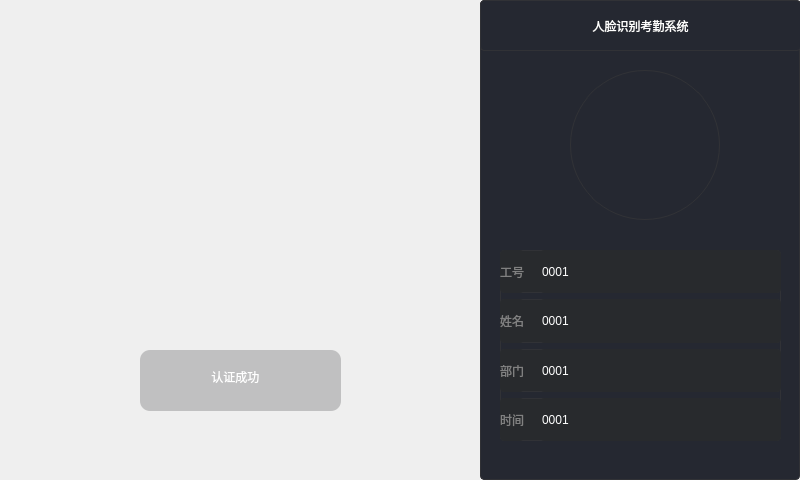
<?xml version="1.0" encoding="UTF-8"?>
<ui version="4.0">
 <class>FaceAttendance</class>
 <widget class="QMainWindow" name="FaceAttendance">
  <property name="geometry">
   <rect>
    <x>0</x>
    <y>0</y>
    <width>800</width>
    <height>480</height>
   </rect>
  </property>
  <property name="windowTitle">
   <string>FaceAttendance</string>
  </property>
  <widget class="QWidget" name="centralwidget">
   <widget class="QWidget" name="videoWidget" native="true">
    <property name="geometry">
     <rect>
      <x>0</x>
      <y>0</y>
      <width>480</width>
      <height>480</height>
     </rect>
    </property>
    <property name="styleSheet">
     <string notr="true"/>
    </property>
    <widget class="QWidget" name="widgetLb" native="true">
     <property name="geometry">
      <rect>
       <x>140</x>
       <y>350</y>
       <width>201</width>
       <height>61</height>
      </rect>
     </property>
     <property name="styleSheet">
      <string notr="true">border-radius:10px;
background-color: rgba(49, 50, 54, 63);</string>
     </property>
     <widget class="QLabel" name="label">
      <property name="geometry">
       <rect>
        <x>31</x>
        <y>16</y>
        <width>31</width>
        <height>21</height>
       </rect>
      </property>
      <property name="minimumSize">
       <size>
        <width>31</width>
        <height>21</height>
       </size>
      </property>
      <property name="maximumSize">
       <size>
        <width>31</width>
        <height>21</height>
       </size>
      </property>
      <property name="styleSheet">
       <string notr="true">border-image: url(:/yes.png);
background-color: rgba(255, 255, 255, 0);</string>
      </property>
      <property name="text">
       <string/>
      </property>
     </widget>
     <widget class="QLabel" name="label_2">
      <property name="geometry">
       <rect>
        <x>68</x>
        <y>11</y>
        <width>103</width>
        <height>31</height>
       </rect>
      </property>
      <property name="styleSheet">
       <string notr="true">background-color: rgba(49, 50, 54, 0);
font: 25 18pt &quot;微软雅黑 Light&quot;;
color: rgb(255, 255, 255);
</string>
      </property>
      <property name="text">
       <string> 认证成功</string>
      </property>
     </widget>
    </widget>
    <widget class="QLabel" name="headpicLb">
     <property name="geometry">
      <rect>
       <x>100</x>
       <y>60</y>
       <width>266</width>
       <height>266</height>
      </rect>
     </property>
     <property name="styleSheet">
      <string notr="true">border-image: url(:/crc.png);</string>
     </property>
     <property name="text">
      <string/>
     </property>
    </widget>
    <widget class="QLabel" name="videoLb">
     <property name="geometry">
      <rect>
       <x>0</x>
       <y>0</y>
       <width>480</width>
       <height>480</height>
      </rect>
     </property>
     <property name="text">
      <string/>
     </property>
    </widget>
    <zorder>videoLb</zorder>
    <zorder>widgetLb</zorder>
    <zorder>headpicLb</zorder>
   </widget>
   <widget class="QWidget" name="widget_3" native="true">
    <property name="geometry">
     <rect>
      <x>480</x>
      <y>0</y>
      <width>320</width>
      <height>480</height>
     </rect>
    </property>
    <property name="styleSheet">
     <string notr="true">QWidget{
	border:1px solid #313236;
	border-radius:4px;
	
	background-color: rgb(37, 40, 49);
}

QWidget#titleLb{
	
	font: 24pt &quot;微软雅黑&quot;;
	color: rgb(255, 255, 255);
}

QWidget#headLb{
	
	border-radius:75px
}</string>
    </property>
    <widget class="QLabel" name="titleLb">
     <property name="geometry">
      <rect>
       <x>0</x>
       <y>0</y>
       <width>321</width>
       <height>51</height>
      </rect>
     </property>
     <property name="text">
      <string>人脸识别考勤系统</string>
     </property>
     <property name="alignment">
      <set>Qt::AlignCenter</set>
     </property>
    </widget>
    <widget class="QLabel" name="headLb">
     <property name="geometry">
      <rect>
       <x>90</x>
       <y>70</y>
       <width>150</width>
       <height>150</height>
      </rect>
     </property>
     <property name="text">
      <string/>
     </property>
    </widget>
    <widget class="QWidget" name="layoutWidget">
     <property name="geometry">
      <rect>
       <x>20</x>
       <y>250</y>
       <width>281</width>
       <height>191</height>
      </rect>
     </property>
     <layout class="QVBoxLayout" name="verticalLayout">
      <item>
       <widget class="QWidget" name="widget_4" native="true">
        <property name="styleSheet">
         <string notr="true">QWidget{
	border:1px solid #313236;
	border-radius:4px;
	
	background-color: rgb(40, 42, 45);
}

QLabel{
	border:none;
	color: rgb(129, 129, 129);
	font: 16pt &quot;微软雅黑&quot;;
}


QLineEdit{
	border:none;
	color: rgb(255, 255, 255);
	font: 16pt &quot;微软雅黑&quot;;
}

</string>
        </property>
        <layout class="QHBoxLayout" name="horizontalLayout">
         <property name="leftMargin">
          <number>0</number>
         </property>
         <property name="topMargin">
          <number>0</number>
         </property>
         <property name="rightMargin">
          <number>0</number>
         </property>
         <property name="bottomMargin">
          <number>0</number>
         </property>
         <item>
          <widget class="QLabel" name="label_7">
           <property name="text">
            <string>工号</string>
           </property>
          </widget>
         </item>
         <item>
          <spacer name="horizontalSpacer">
           <property name="orientation">
            <enum>Qt::Horizontal</enum>
           </property>
           <property name="sizeType">
            <enum>QSizePolicy::Fixed</enum>
           </property>
           <property name="sizeHint" stdset="0">
            <size>
             <width>10</width>
             <height>20</height>
            </size>
           </property>
          </spacer>
         </item>
         <item>
          <widget class="QLineEdit" name="numberEdit">
           <property name="enabled">
            <bool>false</bool>
           </property>
           <property name="sizePolicy">
            <sizepolicy hsizetype="Expanding" vsizetype="Expanding">
             <horstretch>0</horstretch>
             <verstretch>0</verstretch>
            </sizepolicy>
           </property>
           <property name="text">
            <string>0001</string>
           </property>
          </widget>
         </item>
        </layout>
       </widget>
      </item>
      <item>
       <widget class="QWidget" name="widget_5" native="true">
        <property name="styleSheet">
         <string notr="true">QWidget{
	border:1px solid #313236;
	border-radius:4px;
	
	background-color: rgb(40, 42, 45);
}

QLabel{
	border:none;
	color: rgb(129, 129, 129);
	font: 16pt &quot;微软雅黑&quot;;
}


QLineEdit{
	border:none;
	color: rgb(255, 255, 255);
	font: 16pt &quot;微软雅黑&quot;;
}

</string>
        </property>
        <layout class="QHBoxLayout" name="horizontalLayout_2">
         <property name="leftMargin">
          <number>0</number>
         </property>
         <property name="topMargin">
          <number>0</number>
         </property>
         <property name="rightMargin">
          <number>0</number>
         </property>
         <property name="bottomMargin">
          <number>0</number>
         </property>
         <item>
          <widget class="QLabel" name="label_8">
           <property name="text">
            <string>姓名</string>
           </property>
          </widget>
         </item>
         <item>
          <spacer name="horizontalSpacer_2">
           <property name="orientation">
            <enum>Qt::Horizontal</enum>
           </property>
           <property name="sizeType">
            <enum>QSizePolicy::Fixed</enum>
           </property>
           <property name="sizeHint" stdset="0">
            <size>
             <width>10</width>
             <height>20</height>
            </size>
           </property>
          </spacer>
         </item>
         <item>
          <widget class="QLineEdit" name="nameEdit">
           <property name="enabled">
            <bool>false</bool>
           </property>
           <property name="sizePolicy">
            <sizepolicy hsizetype="Expanding" vsizetype="Expanding">
             <horstretch>0</horstretch>
             <verstretch>0</verstretch>
            </sizepolicy>
           </property>
           <property name="text">
            <string>0001</string>
           </property>
          </widget>
         </item>
        </layout>
       </widget>
      </item>
      <item>
       <widget class="QWidget" name="widget_6" native="true">
        <property name="styleSheet">
         <string notr="true">QWidget{
	border:1px solid #313236;
	border-radius:4px;
	
	background-color: rgb(40, 42, 45);
}

QLabel{
	border:none;
	color: rgb(129, 129, 129);
	font: 16pt &quot;微软雅黑&quot;;
}


QLineEdit{
	border:none;
	color: rgb(255, 255, 255);
	font: 16pt &quot;微软雅黑&quot;;
}

</string>
        </property>
        <layout class="QHBoxLayout" name="horizontalLayout_3">
         <property name="leftMargin">
          <number>0</number>
         </property>
         <property name="topMargin">
          <number>0</number>
         </property>
         <property name="rightMargin">
          <number>0</number>
         </property>
         <property name="bottomMargin">
          <number>0</number>
         </property>
         <item>
          <widget class="QLabel" name="label_9">
           <property name="text">
            <string>部门</string>
           </property>
          </widget>
         </item>
         <item>
          <spacer name="horizontalSpacer_3">
           <property name="orientation">
            <enum>Qt::Horizontal</enum>
           </property>
           <property name="sizeType">
            <enum>QSizePolicy::Fixed</enum>
           </property>
           <property name="sizeHint" stdset="0">
            <size>
             <width>10</width>
             <height>20</height>
            </size>
           </property>
          </spacer>
         </item>
         <item>
          <widget class="QLineEdit" name="departmentEdit">
           <property name="enabled">
            <bool>false</bool>
           </property>
           <property name="sizePolicy">
            <sizepolicy hsizetype="Expanding" vsizetype="Expanding">
             <horstretch>0</horstretch>
             <verstretch>0</verstretch>
            </sizepolicy>
           </property>
           <property name="text">
            <string>0001</string>
           </property>
          </widget>
         </item>
        </layout>
       </widget>
      </item>
      <item>
       <widget class="QWidget" name="widget_7" native="true">
        <property name="styleSheet">
         <string notr="true">QWidget{
	border:1px solid #313236;
	border-radius:4px;
	
	background-color: rgb(40, 42, 45);
}

QLabel{
	border:none;
	color: rgb(129, 129, 129);
	font: 16pt &quot;微软雅黑&quot;;
}


QLineEdit{
	border:none;
	color: rgb(255, 255, 255);
	font: 16pt &quot;微软雅黑&quot;;
}

</string>
        </property>
        <layout class="QHBoxLayout" name="horizontalLayout_4">
         <property name="leftMargin">
          <number>0</number>
         </property>
         <property name="topMargin">
          <number>0</number>
         </property>
         <property name="rightMargin">
          <number>0</number>
         </property>
         <property name="bottomMargin">
          <number>0</number>
         </property>
         <item>
          <widget class="QLabel" name="label_10">
           <property name="text">
            <string>时间</string>
           </property>
          </widget>
         </item>
         <item>
          <spacer name="horizontalSpacer_4">
           <property name="orientation">
            <enum>Qt::Horizontal</enum>
           </property>
           <property name="sizeType">
            <enum>QSizePolicy::Fixed</enum>
           </property>
           <property name="sizeHint" stdset="0">
            <size>
             <width>10</width>
             <height>20</height>
            </size>
           </property>
          </spacer>
         </item>
         <item>
          <widget class="QLineEdit" name="timeEdit">
           <property name="enabled">
            <bool>false</bool>
           </property>
           <property name="sizePolicy">
            <sizepolicy hsizetype="Expanding" vsizetype="Expanding">
             <horstretch>0</horstretch>
             <verstretch>0</verstretch>
            </sizepolicy>
           </property>
           <property name="text">
            <string>0001</string>
           </property>
          </widget>
         </item>
        </layout>
       </widget>
      </item>
     </layout>
    </widget>
   </widget>
  </widget>
 </widget>
 <resources/>
 <connections/>
</ui>
